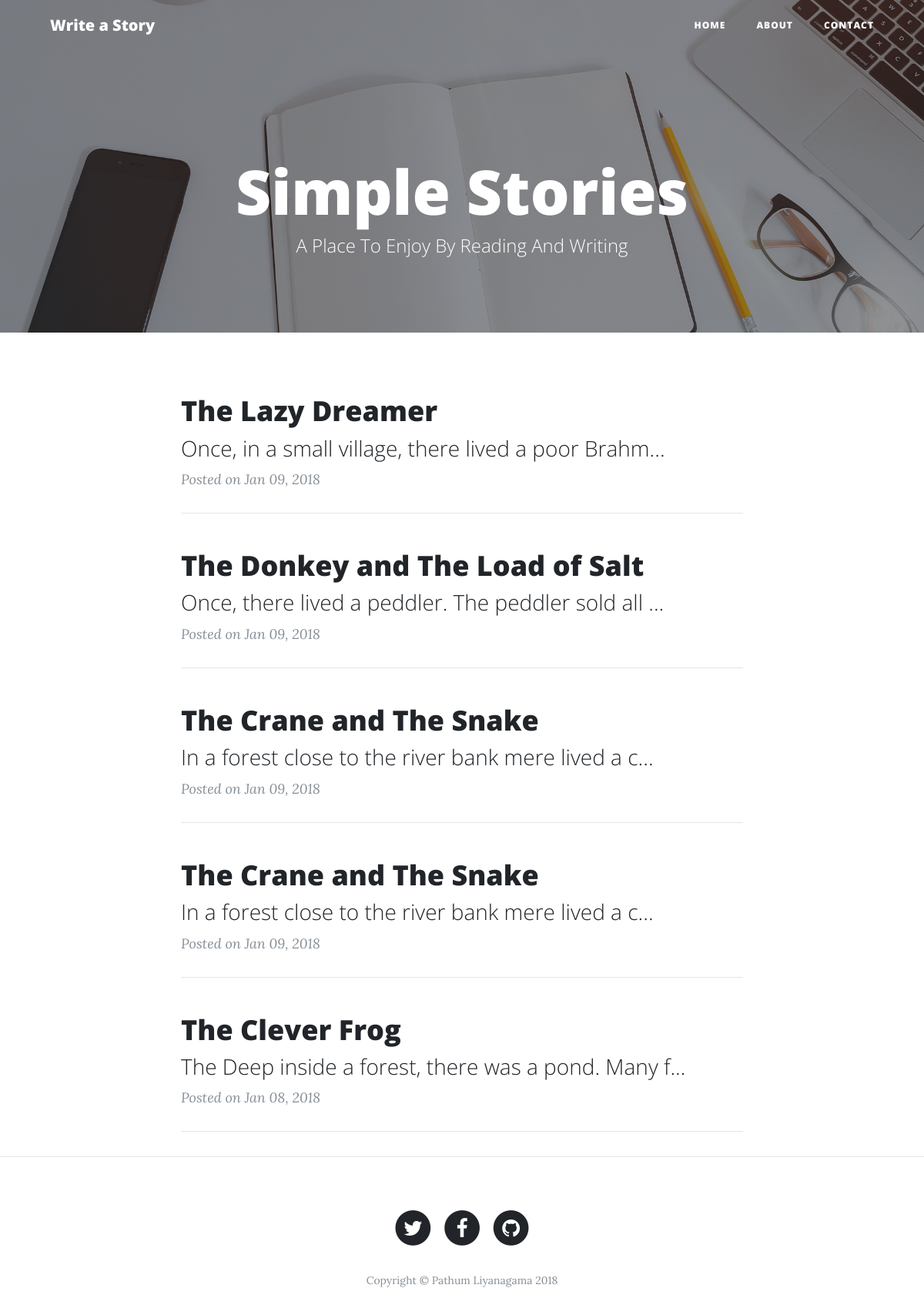
The page / on the database its author committed.
### stories/models.py (models this page shows, shortened)
class Story(models.Model):
    title = models.CharField(max_length=125)
    content = models.TextField()
    created_at = models.DateTimeField(auto_now_add=True)

### stories/views.py (the view)
# urls.py: path('', views.index, name='index'),
def index(request):
    latest_stories = Story.objects.order_by('-created_at')[:5]
    context = {"latest_stories": latest_stories}
    return render(request, 'stories/index.html', context)

### stories/templates/stories/index.html (shortened to what this page needs)
{% extends 'stories/base.html' %}
{% load staticfiles %}
{% block header %}
    <header class="masthead" style="background-image: url({% static 'stories/img/home-bg.jpg' %})">
      <div class="overlay"></div>
      <div class="container">
        <div class="row">
          <div class="col-lg-8 col-md-10 mx-auto">
            <div class="site-heading">
              <h1>Simple Stories</h1>
              <span class="subheading">A Place To Enjoy By Reading And Writing</span>
            </div>
          </div>
        </div>
      </div>
    </header>
{% endblock %}
{% block content %}
    <div class="container">
        {% if latest_stories %}
        {% for story in latest_stories %}
            <div class="row">
                <div class="col-lg-8 col-md-10 mx-auto">
                    <div class="post-preview">
                        <a href="{% url 'stories:story' story.id %}">
                            <h2 class="post-title">
                                {{ story.title }}
                            </h2>
                            <h3 class="post-subtitle">
                                {{ story.content|slice:"0:50" }}...
                            </h3>
                        </a>
                        <p class="post-meta">Posted on
                             {{ story.created_at|date:"M d, Y" }}</p>
                    </div>
                    <hr>
                </div>
            </div>
        {% endfor %}
        {% endif %}
    </div>
{% endblock %}

### stories/templates/stories/base.html (shortened to what this page needs)
{% load staticfiles %}
<!DOCTYPE html>
<html lang="en">
  <head>
    <link href="{% static 'stories/vendor/bootstrap/css/bootstrap.min.css' %}" rel="stylesheet">
    <link href="{% static 'stories/vendor/font-awesome/css/font-awesome.min.css' %}" rel="stylesheet" type="text/css">
    <link href="{% static 'stories/css/clean-blog.min.css' %}" rel="stylesheet">
  </head>
  <body>
    <nav class="navbar navbar-expand-lg navbar-light fixed-top" id="mainNav">
      <div class="container">
        <a class="navbar-brand" href="{% url 'stories:create' %}">Write a Story</a>
        <div class="collapse navbar-collapse" id="navbarResponsive">
          <ul class="navbar-nav ml-auto">
            <li class="nav-item">
              <a class="nav-link" href="{% url 'stories:index' %}">Home</a>
            </li>
            <li class="nav-item">
              <a class="nav-link" href="#">About</a>
            </li>
            <li class="nav-item">
              <a class="nav-link" href="#">Contact</a>
            </li>
          </ul>
        </div>
      </div>
    </nav>
    {% block header %}
    {% endblock %}
    {% block content %}
    {% endblock %}
    <hr>
    <footer>
      <div class="container">
        <div class="row">
          <div class="col-lg-8 col-md-10 mx-auto">
            <ul class="list-inline text-center">
              <li class="list-inline-item">
                <a href="#">
                  <span class="fa-stack fa-lg">
                    <i class="fa fa-circle fa-stack-2x"></i>
                    <i class="fa fa-twitter fa-stack-1x fa-inverse"></i>
                  </span>
                </a>
              </li>
              <li class="list-inline-item">
                <a href="#">
                  <span class="fa-stack fa-lg">
                    <i class="fa fa-circle fa-stack-2x"></i>
                    <i class="fa fa-facebook fa-stack-1x fa-inverse"></i>
                  </span>
                </a>
              </li>
              <li class="list-inline-item">
                <a href="#">
                  <span class="fa-stack fa-lg">
                    <i class="fa fa-circle fa-stack-2x"></i>
                    <i class="fa fa-github fa-stack-1x fa-inverse"></i>
                  </span>
                </a>
              </li>
            </ul>
            <p class="copyright text-muted">Copyright &copy; Pathum Liyanagama 2018</p>
          </div>
        </div>
      </div>
    </footer>
  </body>
</html>

### rows shown on the page
Story: title "The Lazy Dreamer", content "Once, in a small village, there lived a poor Brahm", created_at "Jan 09, 2018"
Story: title "The Donkey and The Load of Salt", content "Once, there lived a peddler. The peddler sold all", created_at "Jan 09, 2018"
Story: title "The Crane and The Snake", content "In a forest close to the river bank mere lived a c", created_at "Jan 09, 2018"
Story: title "The Crane and The Snake", content "In a forest close to the river bank mere lived a c", created_at "Jan 09, 2018"
Story: title "The Clever Frog", content "The Deep inside a forest, there was a pond. Many f", created_at "Jan 08, 2018"
